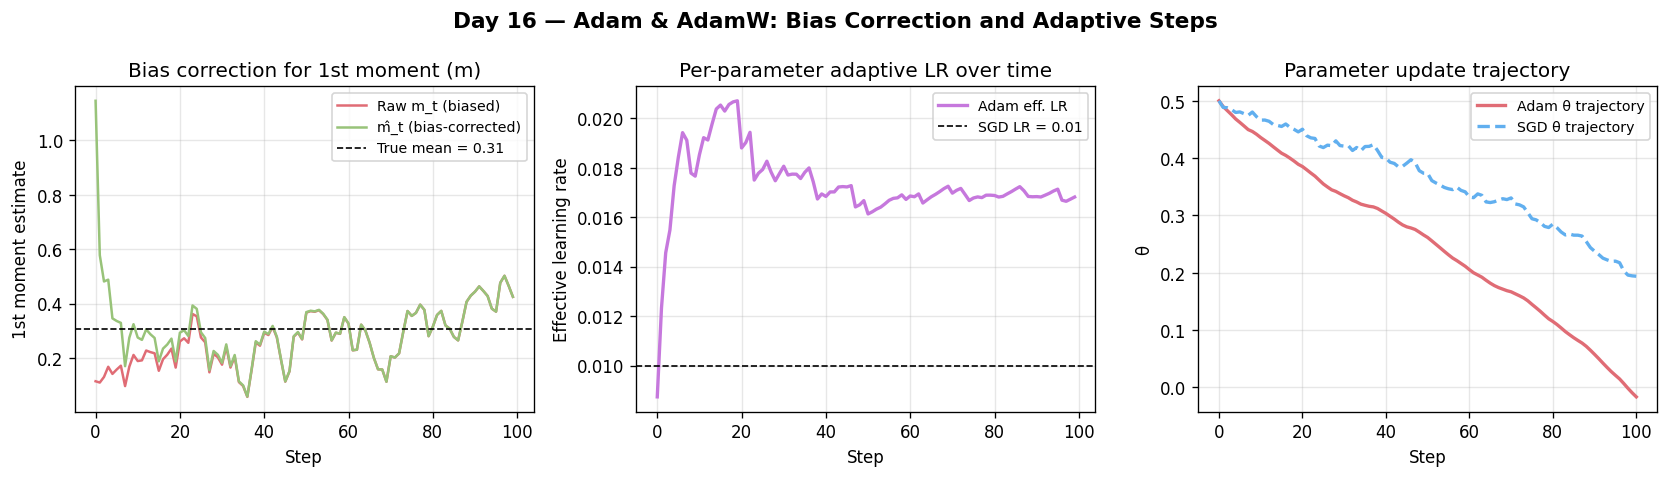

The Python source for this figure:
import numpy as np
import matplotlib.pyplot as plt

# Simulate Adam moment estimates and bias correction on a synthetic gradient stream
np.random.seed(7)
steps = 100
g = np.random.randn(steps) * 0.5 + 0.3     # gradient stream with nonzero mean

beta1, beta2, eps = 0.9, 0.999, 1e-8
lr = 0.01

m, v = 0.0, 0.0
m_hat_hist, v_hat_hist = [], []
raw_m_hist, raw_v_hist = [], []
eff_lr_hist = []
theta = 0.5; theta_hist = [theta]
theta_sgd = 0.5; theta_sgd_hist = [theta_sgd]

for t, gt in enumerate(g, 1):
    m = beta1 * m + (1 - beta1) * gt
    v = beta2 * v + (1 - beta2) * gt**2
    m_hat = m / (1 - beta1**t)
    v_hat = v / (1 - beta2**t)
    raw_m_hist.append(m); raw_v_hist.append(v)
    m_hat_hist.append(m_hat); v_hat_hist.append(v_hat)
    eff_lr = lr / (np.sqrt(v_hat) + eps)
    eff_lr_hist.append(eff_lr)
    theta = theta - eff_lr * m_hat
    theta_hist.append(theta)
    theta_sgd = theta_sgd - lr * gt
    theta_sgd_hist.append(theta_sgd)

fig, axes = plt.subplots(1, 3, figsize=(14, 4))
fig.suptitle("Day 16 — Adam & AdamW: Bias Correction and Adaptive Steps", fontsize=13, fontweight="bold")

ax = axes[0]
ax.plot(raw_m_hist,   color="#e06c75", linewidth=1.5, label="Raw m_t (biased)")
ax.plot(m_hat_hist,   color="#98c379", linewidth=1.5, label="m̂_t (bias-corrected)")
ax.axhline(np.mean(g), color="k", linewidth=1, linestyle="--", label=f"True mean = {np.mean(g):.2f}")
ax.set_xlabel("Step"); ax.set_ylabel("1st moment estimate")
ax.set_title("Bias correction for 1st moment (m)")
ax.legend(fontsize=8.5); ax.grid(True, alpha=0.3)

ax2 = axes[1]
ax2.plot(eff_lr_hist, color="#c678dd", linewidth=2, label="Adam eff. LR")
ax2.axhline(lr, color="k", linewidth=1, linestyle="--", label=f"SGD LR = {lr}")
ax2.set_xlabel("Step"); ax2.set_ylabel("Effective learning rate")
ax2.set_title("Per-parameter adaptive LR over time")
ax2.legend(fontsize=8.5); ax2.grid(True, alpha=0.3)

ax3 = axes[2]
ax3.plot(theta_hist, color="#e06c75", linewidth=2, label="Adam θ trajectory")
ax3.plot(theta_sgd_hist, color="#61afef", linewidth=2, linestyle="--", label="SGD θ trajectory")
ax3.set_xlabel("Step"); ax3.set_ylabel("θ")
ax3.set_title("Parameter update trajectory")
ax3.legend(fontsize=8.5); ax3.grid(True, alpha=0.3)

plt.tight_layout()
plt.savefig("graph_DAY_16.png", dpi=120, bbox_inches="tight")
print("graph_DAY_16.png saved")
